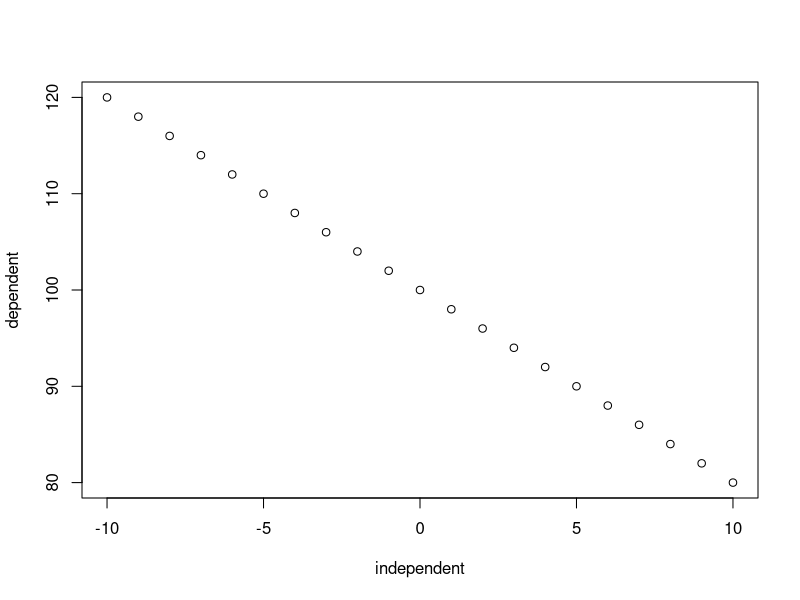
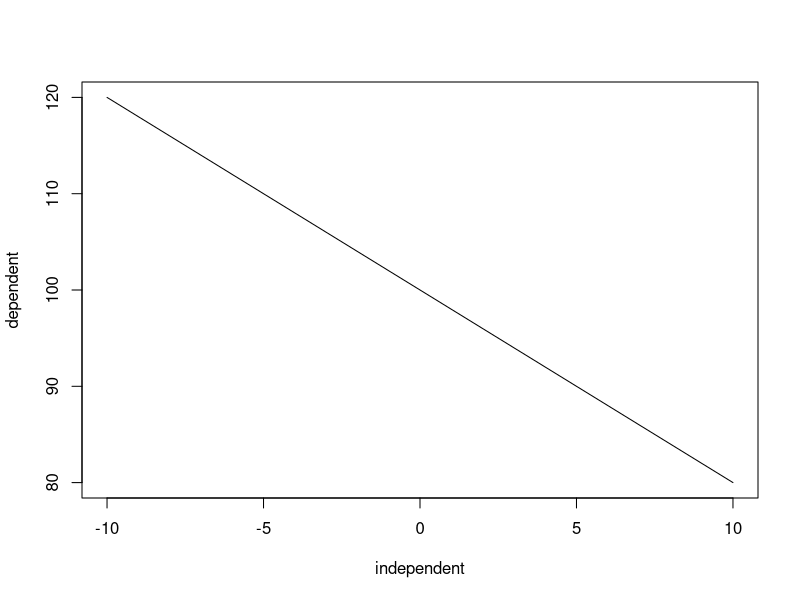
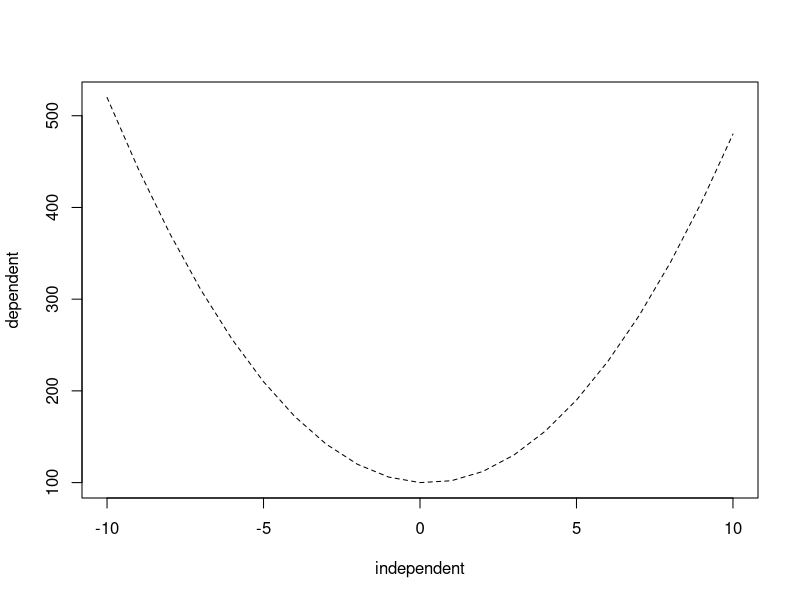

The R script that drew these images, in order:
#example r scripts
#this makes a line
#makes a parabola

x <- -10:10
b <- -2
b2 <- 4
a <- 100
y <- b * x + a
y2 <- b2*x^2 + b*x + a 

plot(x, y, xlab = "independent", ylab = "dependent")

plot(x, y, xlab = "independent", ylab = "dependent", type = "l")

plot(x, y2, xlab = "independent", ylab = "dependent", type = "l", lty = 2)
